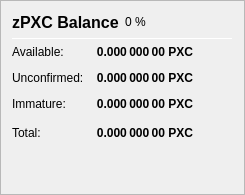
                   <widget class="QFrame" name="frame_ZerocoinBalances">
                    <property name="frameShape">
                     <enum>QFrame::StyledPanel</enum>
                    </property>
                    <property name="frameShadow">
                     <enum>QFrame::Raised</enum>
                    </property>
                    <layout class="QVBoxLayout" name="verticalLayout_7">
                     <item>
                      <layout class="QHBoxLayout" name="horizontalLayout_8" stretch="0,0,0">
                       <item>
                        <widget class="QLabel" name="label_5z_3">
                         <property name="minimumSize">
                          <size>
                           <width>0</width>
                           <height>20</height>
                          </size>
                         </property>
                         <property name="font">
                          <font>
                           <pointsize>12</pointsize>
                           <weight>75</weight>
                           <bold>true</bold>
                          </font>
                         </property>
                         <property name="text">
                          <string>zPXC Balance</string>
                         </property>
                        </widget>
                       </item>
                       <item>
                        <widget class="QLabel" name="labelzPXCPercent">
                         <property name="text">
                          <string notr="true">0 %</string>
                         </property>
                        </widget>
                       </item>
                       <item>
                        <spacer name="horizontalSpacer_11">
                         <property name="orientation">
                          <enum>Qt::Horizontal</enum>
                         </property>
                         <property name="sizeHint" stdset="0">
                          <size>
                           <width>40</width>
                           <height>20</height>
                          </size>
                         </property>
                        </spacer>
                       </item>
                      </layout>
                     </item>
                     <item>
                      <widget class="Line" name="line_ZerocoinBalance">
                       <property name="minimumSize">
                        <size>
                         <width>0</width>
                         <height>1</height>
                        </size>
                       </property>
                       <property name="maximumSize">
                        <size>
                         <width>16777215</width>
                         <height>1</height>
                        </size>
                       </property>
                       <property name="orientation">
                        <enum>Qt::Horizontal</enum>
                       </property>
                      </widget>
                     </item>
                     <item>
                      <layout class="QGridLayout" name="gridLayout_5">
                       <property name="spacing">
                        <number>12</number>
                       </property>
                       <item row="1" column="0">
                        <widget class="QLabel" name="labelzBalanceMatureText">
                         <property name="toolTip">
                          <string>Mature: more than 20 confirmation and more than 1 mint of the same denomination after it was minted.
These zPXC are spendable.</string>
                         </property>
                         <property name="text">
                          <string>Available:</string>
                         </property>
                        </widget>
                       </item>
                       <item row="1" column="1">
                        <widget class="QLabel" name="labelzBalanceMature">
                         <property name="font">
                          <font>
                           <weight>75</weight>
                           <bold>true</bold>
                          </font>
                         </property>
                         <property name="toolTip">
                          <string>Mature: more than 20 confirmation and more than 1 mint of the same denomination after it was minted.
These zPXC are spendable.</string>
                         </property>
                         <property name="text">
                          <string notr="true">0.000 000 00 PXC</string>
                         </property>
                         <property name="alignment">
                          <set>Qt::AlignRight|Qt::AlignTrailing|Qt::AlignVCenter</set>
                         </property>
                        </widget>
                       </item>
                       <item row="2" column="0">
                        <widget class="QLabel" name="labelzBalanceUnconfirmedText">
                         <property name="toolTip">
                          <string>Unconfirmed: less than 20 confirmations
Immature: confirmed, but less than 1 mint of the same denomination after it was minted</string>
                         </property>
                         <property name="text">
                          <string>Unconfirmed:</string>
                         </property>
                        </widget>
                       </item>
                       <item row="2" column="1">
                        <widget class="QLabel" name="labelzBalanceUnconfirmed">
                         <property name="font">
                          <font>
                           <weight>75</weight>
                           <bold>true</bold>
                          </font>
                         </property>
                         <property name="toolTip">
                          <string>Unconfirmed: less than 20 confirmations
Immature: confirmed, but less than 1 mint of the same denomination after it was minted</string>
                         </property>
                         <property name="text">
                          <string notr="true">0.000 000 00 PXC</string>
                         </property>
                         <property name="alignment">
                          <set>Qt::AlignRight|Qt::AlignTrailing|Qt::AlignVCenter</set>
                         </property>
                        </widget>
                       </item>
                       <item row="3" column="0">
                        <widget class="QLabel" name="labelzBalanceImmatureText">
                         <property name="toolTip">
                          <string>Unconfirmed: less than 20 confirmations
Immature: confirmed, but less than 1 mint of the same denomination after it was minted</string>
                         </property>
                         <property name="text">
                          <string>Immature:</string>
                         </property>
                        </widget>
                       </item>
                       <item row="3" column="1">
                        <widget class="QLabel" name="labelzBalanceImmature">
                         <property name="font">
                          <font>
                           <weight>75</weight>
                           <bold>true</bold>
                          </font>
                         </property>
                         <property name="toolTip">
                          <string>Unconfirmed: less than 20 confirmations
Immature: confirmed, but less than 1 mint of the same denomination after it was minted</string>
                         </property>
                         <property name="text">
                          <string notr="true">0.000 000 00 PXC</string>
                         </property>
                         <property name="alignment">
                          <set>Qt::AlignRight|Qt::AlignTrailing|Qt::AlignVCenter</set>
                         </property>
                        </widget>
                       </item>
                       <item row="4" column="0">
                        <widget class="QLabel" name="labelzBalanceText">
                         <property name="toolTip">
                          <string>Your current zPXC balance, unconfirmed and immature zPXC included.</string>
                         </property>
                         <property name="text">
                          <string>Total:</string>
                         </property>
                        </widget>
                       </item>
                       <item row="4" column="1">
                        <widget class="QLabel" name="labelzBalance">
                         <property name="font">
                          <font>
                           <weight>75</weight>
                           <bold>true</bold>
                          </font>
                         </property>
                         <property name="cursor">
                          <cursorShape>IBeamCursor</cursorShape>
                         </property>
                         <property name="toolTip">
                          <string>Your current zPXC balance, unconfirmed and immature zPXC included.</string>
                         </property>
                         <property name="text">
                          <string notr="true">0.000 000 00 PXC</string>
                         </property>
                         <property name="alignment">
                          <set>Qt::AlignRight|Qt::AlignTrailing|Qt::AlignVCenter</set>
                         </property>
                         <property name="textInteractionFlags">
                          <set>Qt::LinksAccessibleByMouse|Qt::TextSelectableByKeyboard|Qt::TextSelectableByMouse</set>
                         </property>
                        </widget>
                       </item>
                       <item row="4" column="2">
                        <spacer name="horizontalSpacer_4">
                         <property name="orientation">
                          <enum>Qt::Horizontal</enum>
                         </property>
                         <property name="sizeHint" stdset="0">
                          <size>
                           <width>40</width>
                           <height>20</height>
                          </size>
                         </property>
                        </spacer>
                       </item>
                      </layout>
                     </item>
                     <item>
                      <spacer name="verticalSpacer_4">
                       <property name="orientation">
                        <enum>Qt::Vertical</enum>
                       </property>
                       <property name="sizeHint" stdset="0">
                        <size>
                         <width>20</width>
                         <height>40</height>
                        </size>
                       </property>
                      </spacer>
                     </item>
                    </layout>
                   </widget>
